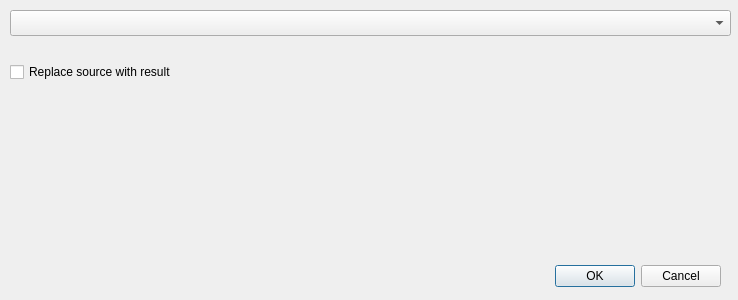
<?xml version="1.0" encoding="UTF-8"?>
<ui version="4.0">
 <class>ComputeNormalsDlg</class>
 <widget class="QDialog" name="ComputeNormalsDlg">
  <property name="geometry">
   <rect>
    <x>0</x>
    <y>0</y>
    <width>738</width>
    <height>300</height>
   </rect>
  </property>
  <property name="windowTitle">
   <string>Dialog</string>
  </property>
  <widget class="QDialogButtonBox" name="buttonBox">
   <property name="geometry">
    <rect>
     <x>380</x>
     <y>260</y>
     <width>341</width>
     <height>32</height>
    </rect>
   </property>
   <property name="orientation">
    <enum>Qt::Horizontal</enum>
   </property>
   <property name="standardButtons">
    <set>QDialogButtonBox::Cancel|QDialogButtonBox::Ok</set>
   </property>
  </widget>
  <widget class="QComboBox" name="selectedSurface">
   <property name="geometry">
    <rect>
     <x>10</x>
     <y>10</y>
     <width>721</width>
     <height>26</height>
    </rect>
   </property>
  </widget>
  <widget class="QCheckBox" name="replaceSource">
   <property name="geometry">
    <rect>
     <x>10</x>
     <y>60</y>
     <width>201</width>
     <height>24</height>
    </rect>
   </property>
   <property name="text">
    <string>Replace source with result</string>
   </property>
  </widget>
 </widget>
 <resources/>
 <connections>
  <connection>
   <sender>buttonBox</sender>
   <signal>accepted()</signal>
   <receiver>ComputeNormalsDlg</receiver>
   <slot>accept()</slot>
   <hints>
    <hint type="sourcelabel">
     <x>248</x>
     <y>254</y>
    </hint>
    <hint type="destinationlabel">
     <x>157</x>
     <y>274</y>
    </hint>
   </hints>
  </connection>
  <connection>
   <sender>buttonBox</sender>
   <signal>rejected()</signal>
   <receiver>ComputeNormalsDlg</receiver>
   <slot>reject()</slot>
   <hints>
    <hint type="sourcelabel">
     <x>316</x>
     <y>260</y>
    </hint>
    <hint type="destinationlabel">
     <x>286</x>
     <y>274</y>
    </hint>
   </hints>
  </connection>
 </connections>
</ui>
